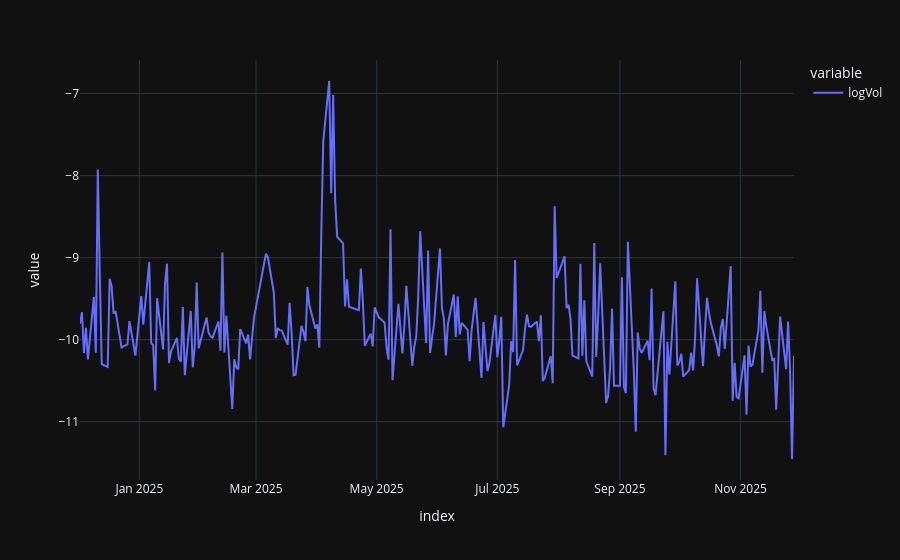

The code cell stored with this chart in its notebook:
### Code cell
fig = px.line(log_vol)
fig.show()

### Figure 1 — Plotly figure (JSON) as saved in the notebook; plotly's stock layout.template omitted (floating-point values rounded to 4 significant figures; data arrays with more than 128 entries replaced by an {"elided": "..."} marker saying what was removed)
{"data": [{"hovertemplate": "variable=logVol<br>index=%{x}<br>value=%{y}<extra></extra>", "legendgroup": "logVol", "line": {"color": "#636efa", "dash": "solid"}, "marker": {"symbol": "circle"}, "mode": "lines", "name": "logVol", "orientation": "v", "showlegend": true, "type": "scatter", "x": {"elided": "247 str values"}, "xaxis": "x", "y": {"elided": "247 float values"}, "yaxis": "y"}], "layout": {"legend": {"title": {"text": "variable"}, "tracegroupgap": 0}, "margin": {"t": 60}, "xaxis": {"anchor": "y", "domain": [0, 1], "title": {"text": "index"}}, "yaxis": {"anchor": "x", "domain": [0, 1], "title": {"text": "value"}}}}
